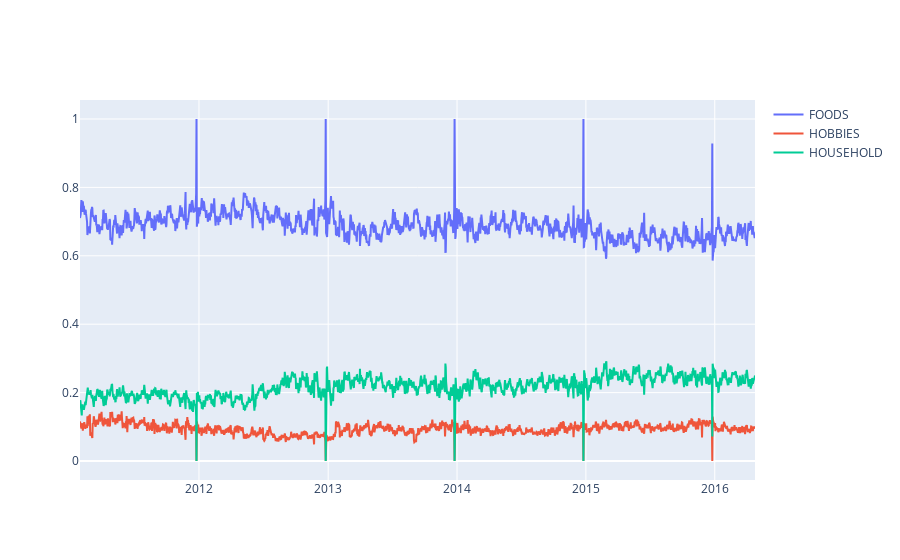

The code cell stored with this chart in its notebook:
### Code cell
fig = go.Figure()

for label in list(ac_df_t.columns)[1:]:

    fig.add_trace(go.Scatter(
        name=label,
        mode="lines", x=ac_df_t["index"], y=ac_df_t[label],
        #marker_symbol="star"
    ))

fig.show()

### Figure 1 — Plotly figure (JSON) as saved in the notebook; plotly's stock layout.template omitted (floating-point values rounded to 4 significant figures; data arrays with more than 128 entries replaced by an {"elided": "..."} marker saying what was removed)
{"data": [{"mode": "lines", "name": "FOODS", "type": "scatter", "x": {"elided": "1913 str values"}, "y": {"elided": "1913 float values"}}, {"mode": "lines", "name": "HOBBIES", "type": "scatter", "x": {"elided": "1913 str values"}, "y": {"elided": "1913 float values"}}, {"mode": "lines", "name": "HOUSEHOLD", "type": "scatter", "x": {"elided": "1913 str values"}, "y": {"elided": "1913 float values"}}], "layout": {}}
